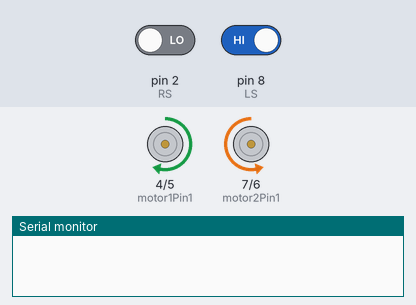
Bench run of a sketch on a simulated Arduino Uno, built with avr-gcc and run on an emulated ATmega328P. Parts: motor-driver pin pairs drawn as motors (green arrow = first pin HIGH = forward, orange = second pin HIGH = backward, longer = more drive, scaled by the enable pin), the last lines printed to the serial monitor. Inputs (shaded band) come from the test bench; at power-on: pin 8 (LS) HIGH, pin 2 (RS) LOW.

Above: at 2.2 s.
3.5 s: pin 8 (LS) driven LOW
At 5.1 s:
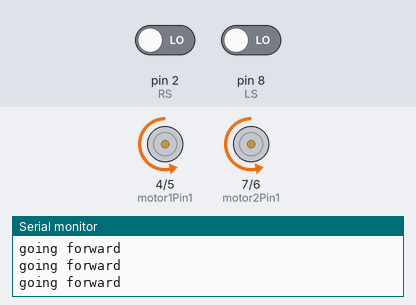
5.4 s: pin 2 (RS) driven HIGH
At 6.1 s:
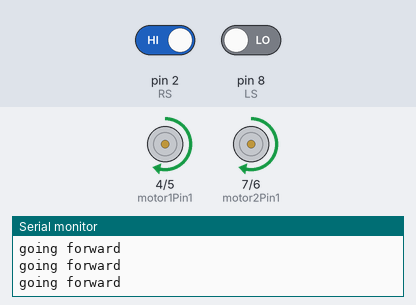
10.0 s: pin 8 (LS) driven HIGH
13.5 s: pin 2 (RS) driven LOW and pin 8 (LS) driven LOW
At 14.1 s:
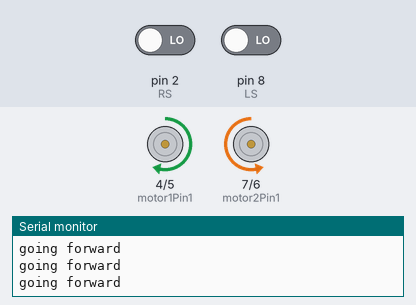
Timing chart, 0 to 16.5 s (numbered marks = the images above; inputs shaded):
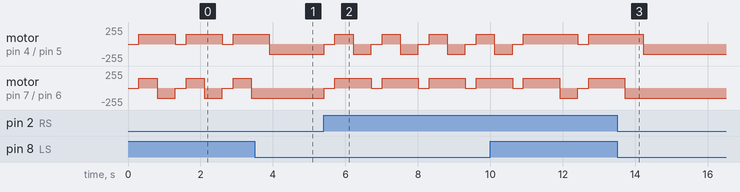

The sketch:

boundary.ino
```cpp
//IR pins
//define IR module pins
#define LS 8     // left sensor
#define RS 2     // right sensor
#define MS 13     // center sensor
int IRvalueD1 = 0; //left sensor state
int IRvalueD2 = 0; //right sensor state
int IRvalueD3 = 0; //center sensor state

//motor pins RIGHT
// Motor A
int motor1Pin1 = 4;
int motor1Pin2 = 5;
int enable1Pin = 9;

// Motor B LEFT
int motor2Pin1 = 7;
int motor2Pin2 = 6;
int enable2Pin = 10;

void motor_function(char m_state) ;

// Setting PWM properties
const int freq = 30000;
const int pwmChannel = 0;
const int resolution = 8;
int dutyCycle = 200;

String motionState = "";

void setup() {
  // sets the pins as outputs:
  pinMode(motor1Pin1, OUTPUT);
  pinMode(motor1Pin2, OUTPUT);
  pinMode(enable1Pin, OUTPUT);
  pinMode(motor2Pin1, OUTPUT);
  pinMode(motor2Pin2, OUTPUT);
  pinMode(enable2Pin, OUTPUT);

   TCCR2B = TCCR2B & B11111000 | B00000111; // for PWM frequency of 30.64 Hz

   //IR module pin Definitions
  pinMode(LS, INPUT);
  pinMode(RS, INPUT);
  pinMode(MS, INPUT);


  Serial.begin(9600);
}

void loop() {
  //control speed
  analogWrite(enable1Pin, 150);
  analogWrite(enable2Pin, 150);

  IRvalueD1 = digitalRead(LS);
  IRvalueD2 = digitalRead(RS);

  if(IRvalueD2 == 1 && IRvalueD1 == 0) {
    motionState = "stop"; //Feedback parameter
    motor_function('S');
    analogWrite(enable2Pin, 0);
    analogWrite(enable1Pin, 0);
    delay(300);
    motionState = "bwd"; //Feedback parameter
    motor_function('B');
    analogWrite(enable2Pin, 150);
    analogWrite(enable1Pin, 150);
    delay(500);
    motionState = "lft"; //Feedback parameter
    motor_function('L');
    analogWrite(enable2Pin, 150);
    analogWrite(enable1Pin, 150);
    delay(500);
  }

  if(IRvalueD2 == 0 && IRvalueD1 == 1) {
    motionState = "stop"; //Feedback parameter
    motor_function('S');
    analogWrite(enable2Pin, 0);
    analogWrite(enable1Pin, 0);
    delay(300);
    motionState = "bwd"; //Feedback parameter
    motor_function('B');
    analogWrite(enable2Pin, 150);
    analogWrite(enable1Pin, 150);
    delay(500);
    motionState = "rgt"; //Feedback parameter
    motor_function('R');
    analogWrite(enable2Pin, 150);
    analogWrite(enable1Pin, 150);
    delay(500);
  }

   if(IRvalueD2 == 1 && IRvalueD1 == 1) {
    motionState = "stop"; //Feedback parameter
    motor_function('S');
    analogWrite(enable2Pin, 0);
    analogWrite(enable1Pin, 0);
    delay(300);
    motionState = "bwd"; //Feedback parameter
    motor_function('B');
    analogWrite(enable2Pin, 150);
    analogWrite(enable1Pin, 150);
    delay(1000);
    motor_function('R');
    analogWrite(enable2Pin, 150);
    analogWrite(enable1Pin, 150);
    delay(500);

  }
    if(IRvalueD2 == 0 && IRvalueD1 == 0) {
    Serial.println("going forward");
    motionState = "fwd"; //Feedback parameter
    motor_function('F');
    analogWrite(enable2Pin, 150);
    analogWrite(enable1Pin, 150);
   }


  }
```

IR.ino
```cpp
void IRModule()
{
  IRvalueD1 = digitalRead(LS);
  IRvalueD2 = digitalRead(RS);
  IRvalueD3 = digitalRead(MS);
  Serial.print("IRvalueD1: ");
  Serial.println(IRvalueD1);
  Serial.print("IRvalueD2: ");
  Serial.println(IRvalueD2);
}
```

mc.ino
```cpp
void motor_function(char m_state) {
  switch(m_state) {

    case 'S':
     digitalWrite(motor1Pin1, LOW);
     digitalWrite(motor1Pin2, LOW);
     digitalWrite(motor2Pin1, LOW);
     digitalWrite(motor2Pin2, LOW);
      break;

    case 'F':
     digitalWrite(motor1Pin1, LOW);
     digitalWrite(motor1Pin2, HIGH);
     digitalWrite(motor2Pin1, LOW);
     digitalWrite(motor2Pin2, HIGH);
      break;

    case 'B':
     digitalWrite(motor1Pin1, HIGH);
     digitalWrite(motor1Pin2, LOW);
     digitalWrite(motor2Pin1, HIGH);
     digitalWrite(motor2Pin2, LOW);
      break;

    case 'R':
     digitalWrite(motor1Pin1, HIGH);
     digitalWrite(motor1Pin2, LOW);
     digitalWrite(motor2Pin1, LOW);
     digitalWrite(motor2Pin2, HIGH);
      break;

    case 'L':
     digitalWrite(motor1Pin1, LOW);
     digitalWrite(motor1Pin2, HIGH);
     digitalWrite(motor2Pin1, HIGH);
     digitalWrite(motor2Pin2, LOW);
      break;

    default :
     digitalWrite(motor1Pin1, LOW);
     digitalWrite(motor1Pin2, LOW);
     digitalWrite(motor2Pin1, LOW);
     digitalWrite(motor2Pin2, LOW);

  }
}
```

Measured:
- after the input at 3.5 s, motor on pin 7 (motor2Pin1) / pin 6 (motor2Pin2): stays backward 150/255 (without the input it goes to stopped after 0.40 s)
- after the input at 5.4 s, motor on pin 4 (motor1Pin1) / pin 5 (motor1Pin2): backward 150/255 → stopped at once, then repeats every 1.3 s: forward 150/255 0.50 s, backward 150/255 0.50 s, stopped 0.30 s; motor on pin 7 (motor2Pin1) / pin 6 (motor2Pin2): alternates forward 150/255 for 1.0 s and stopped for 0.30 s, starting at once
- after the input at 13.5 s, motor on pin 7 (motor2Pin1) / pin 6 (motor2Pin2): goes on until 13.7 s, then stays backward 150/255
- by itself, motor on pin 4 (motor1Pin1) / pin 5 (motor1Pin2): alternates forward 150/255 for 1.0 s and stopped for 0.30 s
- by itself, motor on pin 7 (motor2Pin1) / pin 6 (motor2Pin2): repeats every 1.3 s: backward 150/255 0.50 s, stopped 0.30 s, forward 150/255 0.50 s
